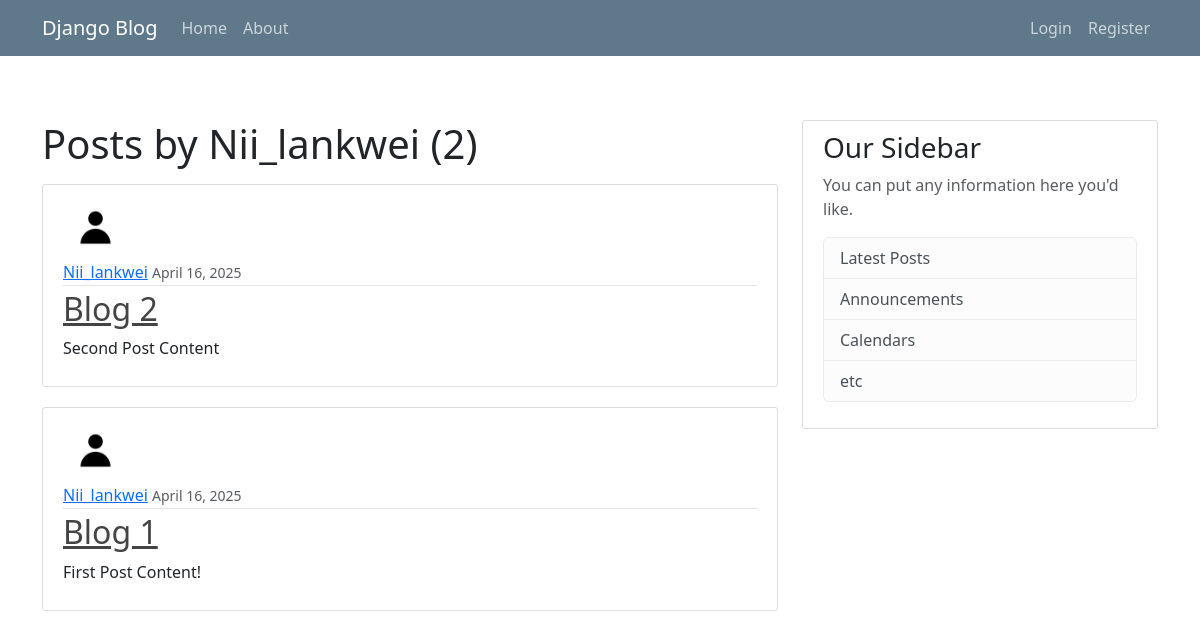
/user/Nii_lankwei, run on an earlier commit of the app's database.
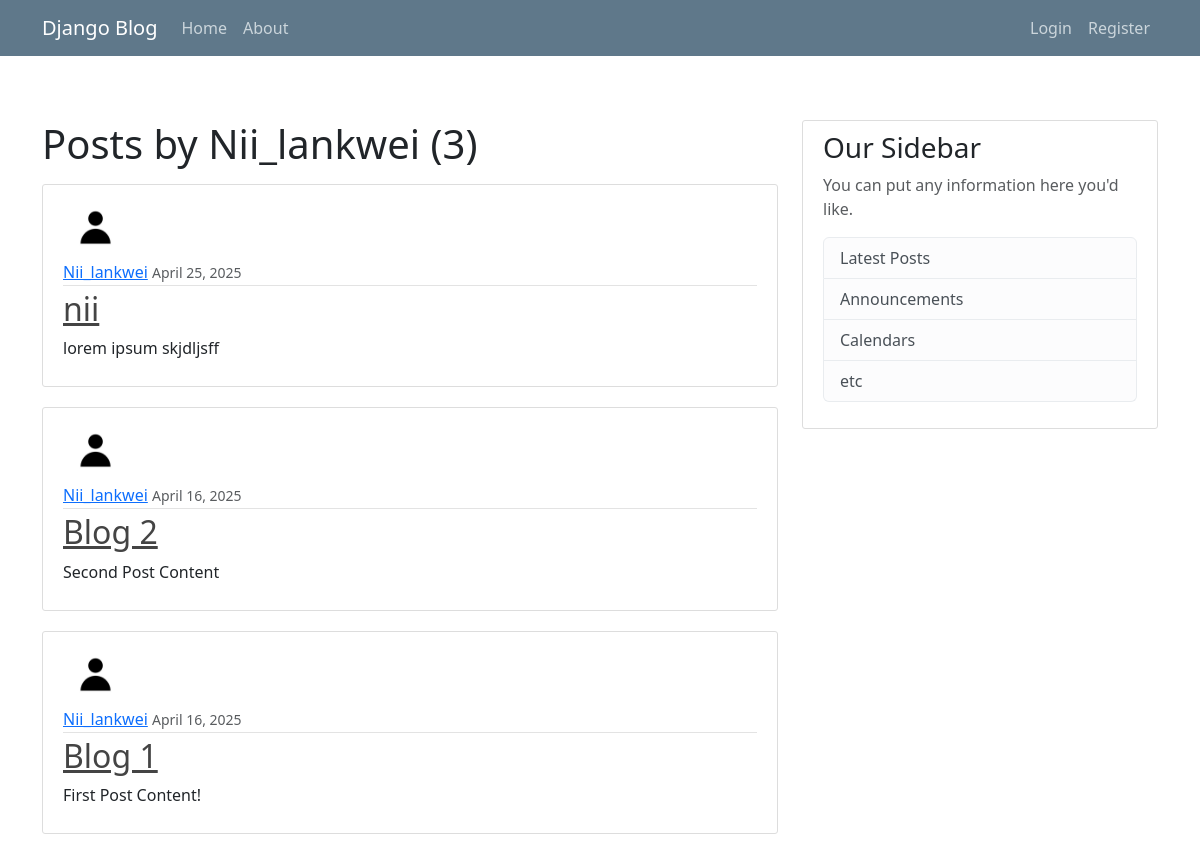
And on a later commit of the database.
### blog/models.py (models this page shows, shortened)
class Post(models.Model):
    title = models.CharField(max_length=100)
    content = models.TextField()
    date_posted = models.DateTimeField(default=timezone.now)
    author = models.ForeignKey(User, on_delete=models.CASCADE)

### users/models.py (models this page shows, shortened)
class Profile(models.Model):
    user = models.OneToOneField(User, on_delete=models.CASCADE)
    image = models.ImageField(default='default.jpg', upload_to='profile_pics')

### blog/views.py (the view)
# urls.py: path('user/<str:username>', UserPostListView.as_view(), name='user-posts'),
class UserPostListView(ListView):
    model = Post
    template_name = 'blog/user_posts.html' # <app>/<model>_<viewtype>.html
    context_object_name = 'posts'
    paginate_by = 5
    def get_queryset(self):
        user = get_object_or_404(User, username=self.kwargs.get('username'))
        return Post.objects.filter(author=user).order_by('-date_posted')

### blog/templates/blog/user_posts.html (shortened to what this page needs)
{% extends "blog/base.html" %}
{% block content %}
    <h1 class="mb-3">Posts by {{ view.kwargs.username }} ({{ page_obj.paginator.count }})</h1>
    {% for post in posts %}
        <article class="media content-section">
            <img class="rounded-circle article-img" src="{{ post.author.profile.image.url }}" >
            <div class="media-body">
            <div class="article-metadata">
                <a class="mr-2" href="{% url 'user-posts' post.author.username %}">{{ post.author }}</a>
                <small class="text-muted">{{ post.date_posted|date:"F d, Y" }}</small>
            </div>
            <h2><a class="article-title" href="{% url 'post-detail' post.id %}">{{ post.title }}</a></h2>
            <p class="article-content">{{ post.content }}</p>
            </div>
        </article>
    {% endfor %}
{% endblock content %}

What changed in the data, as far as the page shows it:
added Post: author.profile.image (placeholder picture), author "Nii_lankwei", date_posted "April 25, 2025", title "nii", content "lorem ipsum skjdljsff"
Also different on the page:
{{ page_obj.paginator.count }}: "2" → "3"
